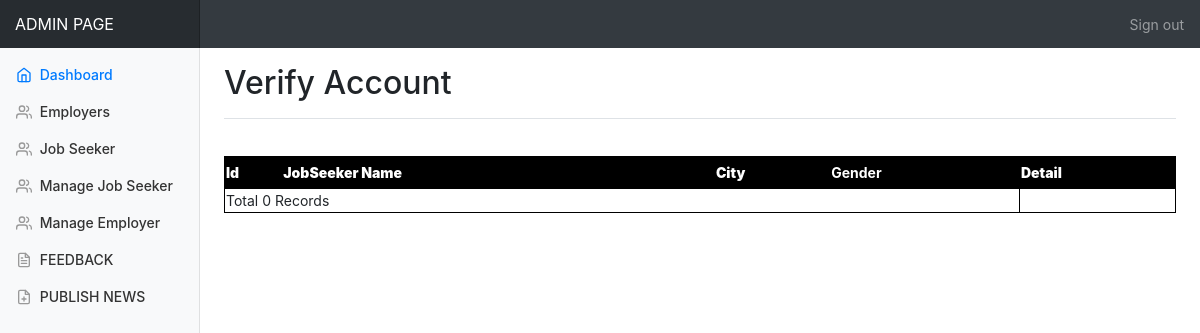
The page /admin/managejobseeker.php (signed in) on the database as committed earlier.
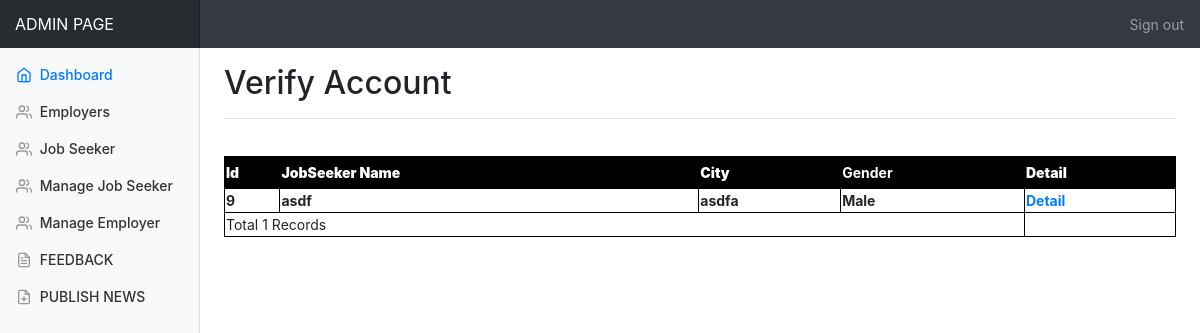
The same page on the database as committed later.
### tables this page shows
CREATE TABLE `jobseeker_reg` (
  `JobSeekId` int(11) NOT NULL,
  `JobSeekerName` varchar(255) NOT NULL,
  `Address` varchar(255) NOT NULL,
  `City` varchar(255) NOT NULL,
  `Email` varchar(255) NOT NULL,
  `Mobile` varchar(255) NOT NULL,
  `Qualification` varchar(255) NOT NULL,
  `Experience` text NOT NULL,
  `Gender` varchar(255) NOT NULL,
  `BirthDate` varchar(255) NOT NULL,
  `age` int(11) NOT NULL,
  `Resume` varchar(255) NOT NULL,
  `Status` varchar(255) NOT NULL,
  `Username` varchar(255) NOT NULL,
  `Password` varchar(255) NOT NULL,
  `Question` varchar(255) NOT NULL,
  `Answer` varchar(255) NOT NULL
);

### admin/managejobseeker.php (the view, shortened to what the changed rows need)
<!doctype html>
<html lang="en">
<head>
  <link rel="stylesheet" href="https://maxcdn.bootstrapcdn.com/bootstrap/4.5.2/css/bootstrap.min.css">
  <link href="./css/dashboard.css" rel="stylesheet">
</head>
<body>
  <div class="container-fluid">
    <div class="row">
      <main role="main" class="col-md-9 ml-sm-auto col-lg-10 pt-3 px-4">
        <div class="d-flex justify-content-between flex-wrap flex-md-nowrap align-items-center pb-2 mb-3 border-bottom">
          <h1 class="h2">Verify Account</h1>
        </div>
        <table width="100%" border="0" cellspacing="0" cellpadding="0">
          <tr>
            <td>
              <table width="100%" border="1" bordercolor="black">
                <tr style="color:#fff">
                  <th height="32" bgcolor="black">
                    <div align="left"><strong>Id</strong></div>
                  </th>
                  <th bgcolor="black">
                    <div align="left"><strong>JobSeeker Name</strong></div>
                  </th>
                  <th bgcolor="black">
                    <div align="left"><strong>City</strong></div>
                  </th>
                  <th bgcolor="black">
                    <div align="left">Gender</div>
                  </th>
                  <th bgcolor="black">
                    <div align="left"><strong>Detail</strong></div>
                  </th>
                </tr>
                <?php
                include 'connection/db.php';
                $sql = "select * from JobSeeker_Reg where Status='Pending'";
                $result = mysqli_query($conn, $sql);
                while ($row = mysqli_fetch_array($result)) {
                  $Id = $row['JobSeekId'];
                  $Name = $row['JobSeekerName'];
                  $City = $row['City'];
                  $Gender = $row['Gender'];
                ?>
                  <tr>
                    <td class="style3">
                      <div align="left" class="style9 style5">
                        <strong><?php echo $Id; ?></strong>
                      </div>
                    </td>
                    <td class="style3">
                      <div align="left" class="style9 style5">
                        <strong><?php echo $Name; ?></strong>
                      </div>
                    </td>
                    <td class="style3">
                      <div align="left" class="style9 style5">
                        <strong><?php echo $City; ?></strong>
                      </div>
                    </td>
                    <td class="style3">
                      <div align="left" class="style9 style5">
                        <strong><?php echo $Gender; ?></strong>
                      </div>
                    </td>
                    <td class="style3">
                      <div align="left" class="style9 style5"><strong><a href="DetailJob.php?JobId=<?php echo $Id; ?>">Detail</a></strong>
                      </div>
                    </td>
                  </tr>
                <?php
                }
                $records = mysqli_num_rows($result);
                ?>
                <tr>
                  <td colspan="4" class="style3">
                    <div align="left" class="style12"><?php echo "Total " . $records . " Records"; ?> </div>
                  </td>
                </tr>
              </table>
            </td>
          </tr>
        </table>
      </main>
    </div>
  </div>
</body>
</html>

Rows that differ between the two databases and show on the page:
added jobseeker_reg: JobSeekId "9", JobSeekerName "asdf", City "asdfa", Gender "Male"
Other text that changed with them:
$records: "0" → "1"
